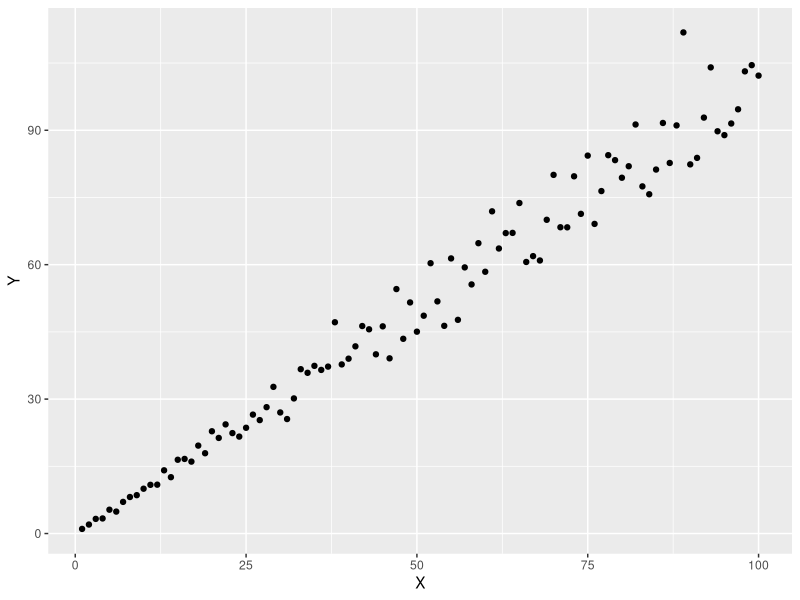
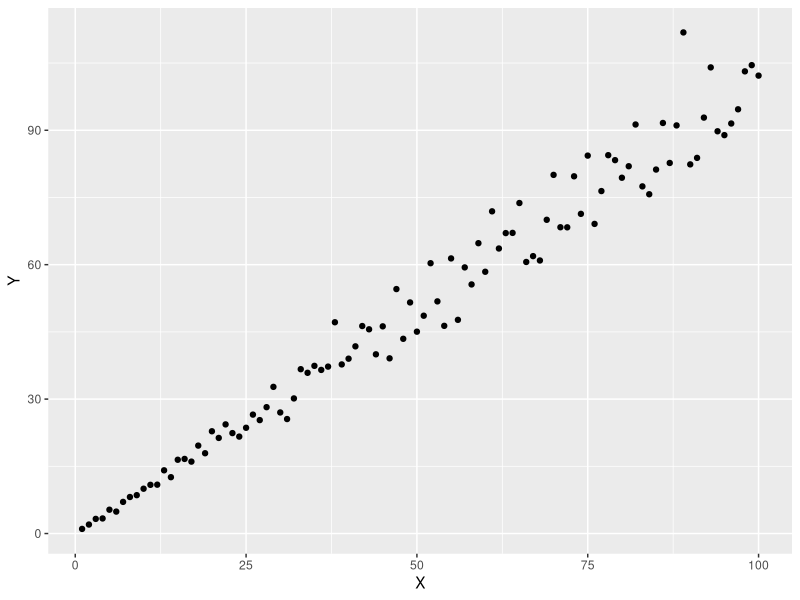

Write the R code that produced these figures, in order.
## ---- chunk 1
library(ggplot2)
x = seq(1:100)
df = data.frame(X = x, Y = rnorm(100,x,x/10))
## ---- chunk 2
fnm = 'NoLoop.svg'
p = ggplot(df,aes(x = X, y = Y)) +
	geom_point()
svg(fnm)
p
dev.off()
p
## ---- chunk 3
for (i in 1:3){
	fnm = paste(as.character(i),'_Loop.svg')
	p = ggplot(df,aes(x = X, y = Y)) +
		geom_point()
	svg(fnm)
	p
	dev.off()
}
